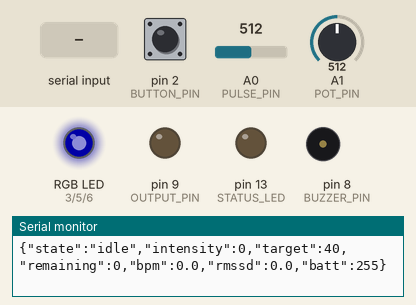
Simulated run of this sketch. Board: Arduino Uno, built with avr-gcc and run on an emulated ATmega328P. Shown: an RGB LED mixed from three pins (HIGH = lit), output pins drawn as LEDs (lit = HIGH), buzzer (waves = sounding, pin HIGH), the last lines printed to the serial monitor. The inputs (shaded band) are chosen by the test bench; at power-on: pin 2 (BUTTON_PIN) HIGH, A1 (POT_PIN) = 512, A0 (PULSE_PIN) = 512. Dim RGB values are drawn brighter than linear.

Above: at 1.5 s.
1.6 s: pin 2 (BUTTON_PIN) pulled LOW for 0.15 s
At 4.3 s:
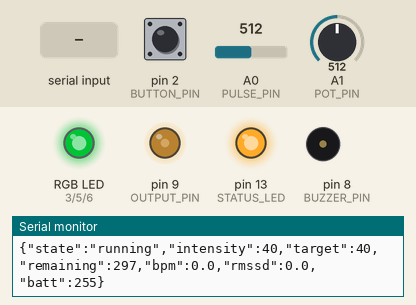
4.6 s: "STOP\n" received over Serial
At 5.29 s:
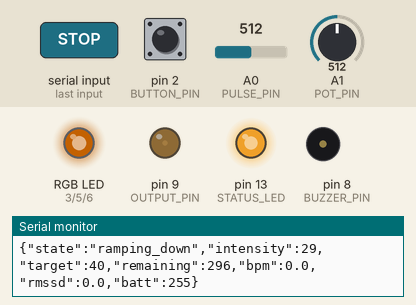
7.6 s: "START\n" received over Serial
At 8.96 s:
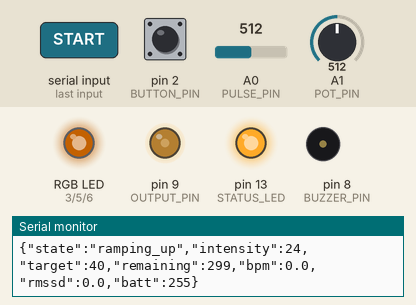
10.6 s: A1 (POT_PIN) set to 716
At 11.2 s:
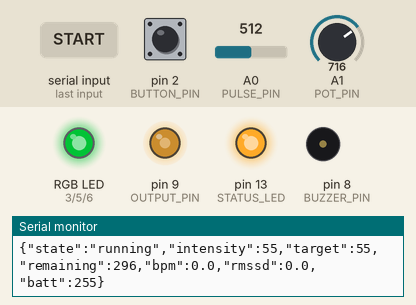
12.1 s: A1 (POT_PIN) set to 1023
At 13.3 s:
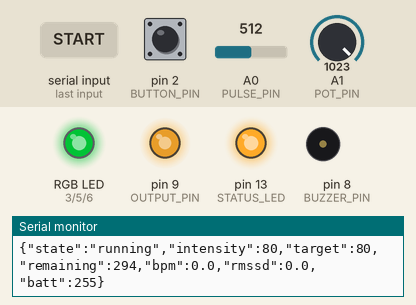
13.6 s: pin 2 (BUTTON_PIN) pulled LOW for 1 s
At 14.87 s:
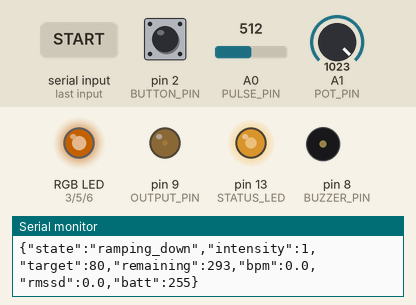
Timing chart, 0 to 16.6 s (numbered marks = the images above; inputs shaded):
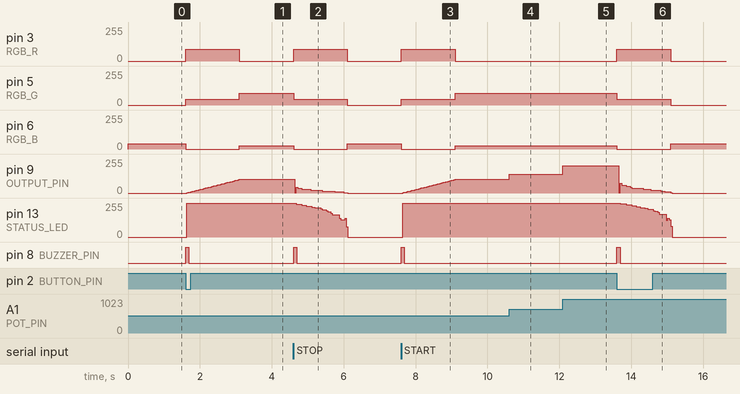

The sketch:

uno_bench_demo.ino
```cpp
/*
 * AlphaX — Uno R3 bench demo
 * Team AlphaX, BMED 2310
 *
 * Built entirely from the LAFVIN Basic Starter Kit. No Bluetooth, no purchases.
 *
 * WHAT THIS GIVES YOU
 *   A physical prototype someone can hold and operate: a knob that sets
 *   intensity, a button that starts and stops, an LED that ramps so you can
 *   SEE the soft start, an RGB LED showing session state, and a chirp at the
 *   start and end of a session.
 *
 *   The session logic, timing, and safety caps are identical to the ESP32
 *   firmware. Only the output stage differs — an LED instead of the LT1637
 *   board. When the real circuit arrives, you move one wire from the LED to
 *   the op-amp control input and change nothing in software.
 *
 *   The serial protocol is unchanged too, so bridge.py still drives it from
 *   the browser.
 *
 * WIRING  (all parts from the kit)
 *
 *   OUTPUT — the stand-in for the LT1637 stage
 *     D9  ──▶|── [220Ω] ── GND          red LED, fades with intensity
 *
 *   STATE — RGB LED, common cathode (longest leg to GND)
 *     D3  ── [220Ω] ── R leg
 *     D5  ── [220Ω] ── G leg
 *     D6  ── [220Ω] ── B leg
 *     GND ── longest leg
 *     (If yours is common anode, set RGB_COMMON_ANODE to 1 below.)
 *
 *   CONTROLS
 *     A1  ── potentiometer wiper   (outer legs to 5V and GND)
 *     D2  ── button ── GND         (other side; uses the internal pull-up)
 *     D8  ── active buzzer +       (− to GND)
 *
 *   OPTIONAL
 *     A0  ── pulse sensor out, if you ever get one
 *     D13 ── built-in LED, lit whenever a session is running. No wiring.
 *
 *   Nothing here is required. With zero parts connected, D13 and the serial
 *   monitor still show the whole session running.
 */

#include <stdlib.h>          // dtostrf

// ---------------------------------------------------------------- config ---

#define OUTPUT_PIN    9      // PWM — LED now, op-amp control input later
#define RGB_R         3
#define RGB_G         5
#define RGB_B         6
#define POT_PIN      A1
#define BUTTON_PIN    2
#define BUZZER_PIN    8
#define PULSE_PIN    A0
#define STATUS_LED   13

#define RGB_COMMON_ANODE 0   // set to 1 if the RGB LED's long leg goes to 5V

const uint8_t  MAX_INTENSITY    = 80;     // percent — hard cap
const uint16_t MAX_SESSION_MIN  = 60;     // minutes — auto shut-off ceiling
const uint16_t RAMP_MS          = 1500;   // soft start / soft stop
const uint16_t STATUS_PERIOD_MS = 500;
const uint8_t  SAMPLE_PERIOD_MS = 10;
const uint16_t CHIRP_MS         = 90;
const uint8_t  POT_DEADBAND     = 3;      // percent the knob must move to take over
const uint16_t DEBOUNCE_MS      = 40;

const uint16_t DEFAULT_MINUTES  = 5;      // button-started sessions

// ----------------------------------------------------------------- state ---

enum SessionState { IDLE, RAMPING_UP, RUNNING, RAMPING_DOWN };

SessionState state           = IDLE;
uint8_t      targetIntensity = 40;
uint8_t      liveIntensity   = 0;
uint16_t     sessionMinutes  = DEFAULT_MINUTES;
uint32_t     sessionStartMs  = 0;
uint32_t     rampStartMs     = 0;
uint32_t     lastStatusMs    = 0;
uint32_t     lastSampleMs    = 0;

char    rxBuf[40];
uint8_t rxLen = 0;

uint32_t chirpUntilMs  = 0;
uint8_t  lastPotPct    = 255;        // 255 = not yet read
bool     lastButton    = HIGH;
uint32_t lastButtonMs  = 0;

// -------------------------------------------------------- pulse  +  HRV ----

const uint8_t IBI_BUFFER = 12;
uint16_t ibiBuf[IBI_BUFFER];
uint8_t  ibiCount = 0, ibiIndex = 0;

uint32_t lastBeatMs     = 0;
int      signalBaseline = 512;
int      signalPeak     = 512;
bool     aboveThreshold = false;
float    currentBPM     = 0;
float    currentRMSSD   = 0;

void recordBeat(uint32_t nowMs) {
  if (lastBeatMs == 0) { lastBeatMs = nowMs; return; }
  uint32_t ibi = nowMs - lastBeatMs;
  lastBeatMs = nowMs;
  if (ibi < 300 || ibi > 2000) return;

  ibiBuf[ibiIndex] = (uint16_t)ibi;
  ibiIndex = (ibiIndex + 1) % IBI_BUFFER;
  if (ibiCount < IBI_BUFFER) ibiCount++;

  uint32_t sum = 0;
  for (uint8_t i = 0; i < ibiCount; i++) sum += ibiBuf[i];
  currentBPM = 60000.0 / (sum / (float)ibiCount);

  if (ibiCount >= 3) {
    float sq = 0; uint8_t pairs = 0;
    for (uint8_t i = 1; i < ibiCount; i++) {
      uint8_t a = (ibiIndex + i - 1) % IBI_BUFFER;
      uint8_t b = (ibiIndex + i) % IBI_BUFFER;
      float d = (float)ibiBuf[b] - (float)ibiBuf[a];
      sq += d * d; pairs++;
    }
    if (pairs) currentRMSSD = sqrt(sq / pairs);
  }
}

void samplePulse() {
  int raw = analogRead(PULSE_PIN);
  signalBaseline = (signalBaseline * 31 + raw) / 32;
  if (raw > signalPeak) signalPeak = raw;
  else signalPeak = (signalPeak * 255 + raw) / 256;

  int threshold = signalBaseline + (signalPeak - signalBaseline) / 2;
  uint32_t now = millis();

  if (!aboveThreshold && raw > threshold && (now - lastBeatMs) > 300) {
    aboveThreshold = true;
    recordBeat(now);
  } else if (aboveThreshold && raw < threshold) {
    aboveThreshold = false;
  }
}

// --------------------------------------------------------------- outputs ---

void setRGB(uint8_t r, uint8_t g, uint8_t b) {
#if RGB_COMMON_ANODE
  analogWrite(RGB_R, 255 - r); analogWrite(RGB_G, 255 - g); analogWrite(RGB_B, 255 - b);
#else
  analogWrite(RGB_R, r); analogWrite(RGB_G, g); analogWrite(RGB_B, b);
#endif
}

void showState() {
  switch (state) {
    case IDLE:         setRGB(0,   0,  40); break;   // dim blue — ready
    case RAMPING_UP:   setRGB(90, 45,   0); break;   // amber — changing
    case RAMPING_DOWN: setRGB(90, 45,   0); break;
    case RUNNING:      setRGB(0,  90,  25); break;   // green — active
  }
}

void chirp() { chirpUntilMs = millis() + CHIRP_MS; }

void serviceChirp() {
  digitalWrite(BUZZER_PIN, millis() < chirpUntilMs ? HIGH : LOW);
}

// The ONLY function that touches the output stage. Swap the LED for the
// LT1637 control input and this line is still all that drives it.
void applyOutput(uint8_t percent) {
  if (percent > MAX_INTENSITY) percent = MAX_INTENSITY;
  liveIntensity = percent;
  analogWrite(OUTPUT_PIN, (int)((uint16_t)percent * 255 / 100));
  digitalWrite(STATUS_LED, percent > 0 ? HIGH : LOW);
}

void stopOutputNow() {
  analogWrite(OUTPUT_PIN, 0);
  digitalWrite(STATUS_LED, LOW);
  liveIntensity = 0;
}

// -------------------------------------------------------------- sessions ---

void startSession(uint8_t intensity, uint16_t minutes) {
  if (intensity > MAX_INTENSITY) intensity = MAX_INTENSITY;
  if (minutes == 0 || minutes > MAX_SESSION_MIN) minutes = DEFAULT_MINUTES;
  targetIntensity = intensity;
  sessionMinutes  = minutes;
  sessionStartMs  = millis();
  rampStartMs     = millis();
  state           = RAMPING_UP;
  chirp();
}

void stopSession() {
  if (state == IDLE) return;
  rampStartMs = millis();
  state = RAMPING_DOWN;
  chirp();
}

void updateSession() {
  uint32_t now = millis();

  switch (state) {
    case RAMPING_UP: {
      uint32_t e = now - rampStartMs;
      if (e >= RAMP_MS) { applyOutput(targetIntensity); state = RUNNING; }
      else applyOutput((uint8_t)((uint32_t)targetIntensity * e / RAMP_MS));
      break;
    }
    case RUNNING:
      if ((now - sessionStartMs) >= (uint32_t)sessionMinutes * 60000UL) stopSession();
      else if (liveIntensity != targetIntensity) applyOutput(targetIntensity);
      break;

    case RAMPING_DOWN: {
      uint32_t e = now - rampStartMs;
      if (e >= RAMP_MS) { stopOutputNow(); state = IDLE; }
      else {
        uint8_t from = liveIntensity ? liveIntensity : targetIntensity;
        applyOutput((uint8_t)((uint32_t)from * (RAMP_MS - e) / RAMP_MS));
      }
      break;
    }
    case IDLE:
    default: break;
  }
  showState();
}

uint16_t remainingSeconds() {
  if (state == IDLE) return 0;
  uint32_t total = (uint32_t)sessionMinutes * 60000UL;
  uint32_t el    = millis() - sessionStartMs;
  return (el >= total) ? 0 : (uint16_t)((total - el) / 1000);
}

const char *stateName() {
  switch (state) {
    case IDLE:         return "idle";
    case RAMPING_UP:   return "ramping_up";
    case RUNNING:      return "running";
    case RAMPING_DOWN: return "ramping_down";
  }
  return "unknown";
}

// --------------------------------------------------------- physical UI -----

// The knob only takes over once you actually move it, so serial and app
// commands still work until someone reaches for the hardware.
void servicePot() {
  uint8_t pct = (uint8_t)((analogRead(POT_PIN) * (uint32_t)MAX_INTENSITY) / 1023);

  if (lastPotPct == 255) { lastPotPct = pct; return; }

  int8_t delta = (int8_t)pct - (int8_t)lastPotPct;
  if (delta < 0) delta = -delta;
  if (delta < POT_DEADBAND) return;

  lastPotPct = pct;
  targetIntensity = pct;
  if (state == RUNNING) applyOutput(pct);
}

void serviceButton() {
  bool now = digitalRead(BUTTON_PIN);
  uint32_t t = millis();

  if (now != lastButton && (t - lastButtonMs) > DEBOUNCE_MS) {
    lastButtonMs = t;
    lastButton = now;
    if (now == LOW) {                       // pressed (pull-up, so LOW)
      if (state == IDLE) startSession(targetIntensity, DEFAULT_MINUTES);
      else               stopSession();
    }
  }
}

// -------------------------------------------------------------- comms ------

void sendStatus() {
  // avr-libc's snprintf can't print floats — dtostrf converts them first.
  // Leaving %f in here silently emits "?", a classic AVR trap.
  char bpmStr[8], rmsStr[8], out[150];
  dtostrf(currentBPM,   0, 1, bpmStr);
  dtostrf(currentRMSSD, 0, 1, rmsStr);

  snprintf(out, sizeof(out),
    "{\"state\":\"%s\",\"intensity\":%u,\"target\":%u,\"remaining\":%u,"
    "\"bpm\":%s,\"rmssd\":%s,\"batt\":255}",
    stateName(), liveIntensity, targetIntensity, remainingSeconds(),
    bpmStr, rmsStr);

  Serial.println(out);
}

void handleCommand(char *cmd) {
  if (cmd[0] == '\0') return;

  if (strncmp(cmd, "START", 5) == 0) {
    uint8_t  inten = targetIntensity;
    uint16_t mins  = DEFAULT_MINUTES;
    char *p1 = strchr(cmd, ':');
    if (p1) {
      inten = atoi(p1 + 1);
      char *p2 = strchr(p1 + 1, ':');
      if (p2) mins = atoi(p2 + 1);
    }
    startSession(inten, mins);

  } else if (strncmp(cmd, "STOP", 4) == 0) {
    stopSession();

  } else if (strncmp(cmd, "SET", 3) == 0) {
    char *p1 = strchr(cmd, ':');
    if (p1) {
      uint8_t inten = atoi(p1 + 1);
      if (inten > MAX_INTENSITY) inten = MAX_INTENSITY;
      targetIntensity = inten;
      if (state == RUNNING) applyOutput(inten);
    }
  }
  sendStatus();
}

void pumpSerial() {
  while (Serial.available()) {
    char ch = (char)Serial.read();
    if (ch == '\n' || ch == '\r') {
      rxBuf[rxLen] = '\0';
      if (rxLen) handleCommand(rxBuf);
      rxLen = 0;
    } else if (rxLen < sizeof(rxBuf) - 1) {
      rxBuf[rxLen++] = ch;
    } else {
      rxLen = 0;
    }
  }
}

// ------------------------------------------------------------------ main ---

void setup() {
  pinMode(OUTPUT_PIN, OUTPUT);
  pinMode(STATUS_LED, OUTPUT);
  pinMode(RGB_R, OUTPUT); pinMode(RGB_G, OUTPUT); pinMode(RGB_B, OUTPUT);
  pinMode(BUZZER_PIN, OUTPUT);
  pinMode(BUTTON_PIN, INPUT_PULLUP);

  stopOutputNow();
  digitalWrite(BUZZER_PIN, LOW);
  showState();

  Serial.begin(115200);
  delay(300);
  Serial.println(F("AlphaX Uno bench demo ready"));
  Serial.println(F("Knob = intensity, button = start/stop"));
  Serial.println(F("Serial: START:<pct>:<min>  SET:<pct>  STOP"));
}

void loop() {
  uint32_t now = millis();

  pumpSerial();
  serviceButton();
  servicePot();
  serviceChirp();

  if (now - lastSampleMs >= SAMPLE_PERIOD_MS) { lastSampleMs = now; samplePulse(); }

  updateSession();

  if (now - lastStatusMs >= STATUS_PERIOD_MS) { lastStatusMs = now; sendStatus(); }
}
```

Measured:
- after the input at 1.6 s, pin 3 (RGB_R): 0/255 → 90/255 at once, → 0/255 1.5 s later; pin 5 (RGB_G): 0/255 → 45/255 at once, → 90/255 1.5 s later; pin 6 (RGB_B): 40/255 → 0/255 at once, → 25/255 1.5 s later; pin 9 (OUTPUT_PIN): moves from 0/255 to 102/255 over 1.5 s, starting at once; pin 13 (STATUS_LED): 0/255 → 255/255 at once
- after the input at 4.6 s, pin 3 (RGB_R): 0/255 → 90/255 at once, → 0/255 1.5 s later; pin 5 (RGB_G): 90/255 → 45/255 at once, → 0/255 1.5 s later; pin 6 (RGB_B): 25/255 → 0/255 at once, → 40/255 1.5 s later; pin 8 (BUZZER_PIN): LOW → HIGH at once, → LOW 0.09 s later
- after the input at 7.6 s, pin 3 (RGB_R): 0/255 → 90/255 at once, → 0/255 1.5 s later; pin 5 (RGB_G): 0/255 → 45/255 at once, → 90/255 1.5 s later; pin 6 (RGB_B): 40/255 → 0/255 at once, → 25/255 1.5 s later; pin 9 (OUTPUT_PIN): moves from 0/255 to 102/255 over 1.5 s, starting at once; pin 13 (STATUS_LED): 0/255 → 255/255 at once
- after the input at 10.6 s, pin 9 (OUTPUT_PIN): 102/255 → 140/255 at once
- after the input at 12.1 s, pin 9 (OUTPUT_PIN): 140/255 → 204/255 at once
- after the input at 13.6 s, pin 3 (RGB_R): 0/255 → 90/255 at once, → 0/255 1.5 s later; pin 5 (RGB_G): 90/255 → 45/255 at once, → 0/255 1.5 s later
